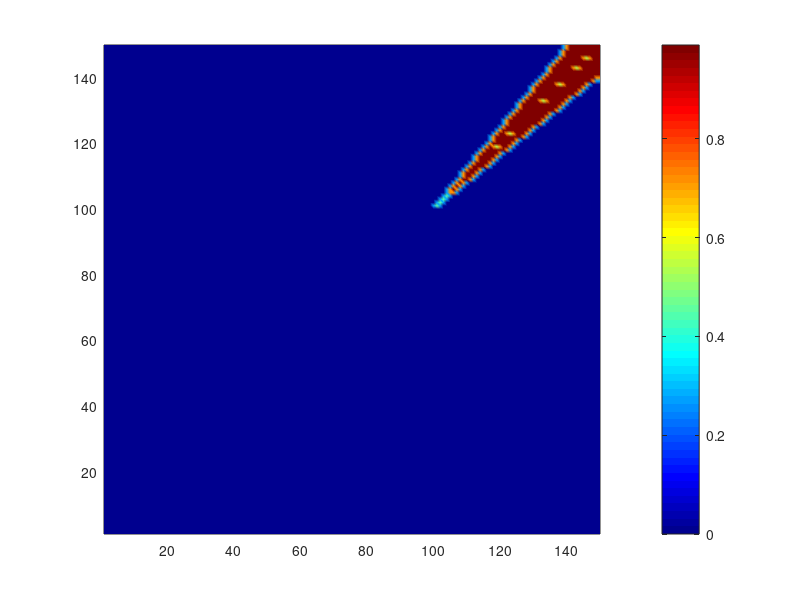

This figure's MATLAB source: (Note: this script raises an error after producing the figure.)
%%%%%%%%%%%%%%%%%%%%%%%%%%%%%%%%%%%%%%%%%%%%%%%%%%%%%%%%%%%%%%%%%%%
% We attempt to simulate u_t = u_xx + e^2*u_yy + f(u) using finite
% difference approximations.
%
% Solve: u_t = u_{xx} + epsilon^2*u_{yy} + u(1-u)
% Approximation:
% u(t_i + t_delta, x) = u(t_i, x) + t_delta / h^2 [ \sum u(t_i, x + h_e) - 2nu(t_i, x) ]
%                       + t_delta * u(1-u)
%
% NOTES:
%       1. To animate, you may have to increase your JVM heap size
%          by going to Preferences > General > Java Heap Memory
%%%%%%%%%%%%%%%%%%%%%%%%%%%%%%%%%%%%%%%%%%%%%%%%%%%%%%%%%%%%%%%%%%%

clc; close all; clear;

% -----------------------------------------------------------------

COMPACT_SUPPORT = 0;
WEDGE           = 1;

INITIAL_DATA_TYPE = WEDGE;        % set to the type of initial condition
                                            % we want to simulate

%%%%%%%%%%%%%%%%%%%%%%%%%%%%%%%%%%%%%%%%%%%%%%%%%%%%%%%%%%%%%%%%%%%
% Initialize parameters
%%%%%%%%%%%%%%%%%%%%%%%%%%%%%%%%%%%%%%%%%%%%%%%%%%%%%%%%%%%%%%%%%%%


d = 2;                  % working in R^2
n = 150;                % simulation grid size
h = 1;                  % mesh width

% We want t_delta \approx h^2 where n is the mesh size. This cancels out
% some ugly constant factors in the update equation.
t_delta = h^2;          % time increment
time = 120;              % number of steps to simulate. time * t_delta is the total "unit time"
f = zeros(n / h);       % growth rate
epsilon = 0.1;
gamma = 0.3;            % dampen the gradient

% Parameters for compactly supported initial condition.
v0 = 9E-1;              % some small nonzero intial value

% Parameters for wedge initial condition direction.
p = [100 100];                % specify the base point of our wedge
v = [1 1];                    % specify the vector which determines wedge direction
theta = pi / 30;               % angle within which you want to set up the wedge

%%%%%%%%%%%%%%%%%%%%%%%%%%%%%%%%%%%%%%%%%%%%%%%%%%%%%%%%%%%%%%%%%%%
% Initial conditions
%%%%%%%%%%%%%%%%%%%%%%%%%%%%%%%%%%%%%%%%%%%%%%%%%%%%%%%%%%%%%%%%%%%

N = n / h;              % mesh size
u = zeros(N);           % the matrix ``u`` will hold our simulated values for the solution
grad = 0 * u;           % we'll store the neighbor_average in this term
                        % TODO(ansh): rename to ``neighbors``

% Nonzero on a compact set

% Nonzero on a centered square.
if INITIAL_DATA_TYPE == COMPACT_SUPPORT
  u(N/2, N/2) = v0; u(N/2 + 1, N/2) = v0; u(N/2, N/2 + 1) = v0; u(N/2 - 1, N/2 + 1) = v0;
end

if INITIAL_DATA_TYPE == WEDGE
  tolerance = cos(theta);       % sepcify the degree around the vector which we want nonzero
  for i = -N:1:N
    for j = -N:1:N
      cos_ = ([i j] * v') / (norm([i j]) * norm(v));
      if tolerance < cos_ && cos_ < 1                   % make sure our [i j] are within the wedge
        i_p = i + p(1);
        j_p = j + p(2);
        if 1 <= i_p && i_p <= N && 1 <= j_p && j_p <= N
          u(i + p(1),j + p(2)) = v0;
        end
      end
    end
  end
end

%%%%%%%%%%%%%%%%%%%%%%%%%%%%%%%%%%%%%%%%%%%%%%%%%%%%%%%%%%%%%%%%%%%
% Animation initialization
%%%%%%%%%%%%%%%%%%%%%%%%%%%%%%%%%%%%%%%%%%%%%%%%%%%%%%%%%%%%%%%%%%%
figure
filename = sprintf('output/kpp_v_%d_%d_theta_%.2f_p_%d_%d.gif',...
                    v(1), v(2), theta, p(1), p(2));

%%%%%%%%%%%%%%%%%%%%%%%%%%%%%%%%%%%%%%%%%%%%%%%%%%%%%%%%%%%%%%%%%%%
% Run simulation
%%%%%%%%%%%%%%%%%%%%%%%%%%%%%%%%%%%%%%%%%%%%%%%%%%%%%%%%%%%%%%%%%%%

% Indices using which we can represent the "inner" terms of the matrix
I = 2:N-1; J = 2:N-1;

for step=1:time
  grad(I, J) = u(I, J - 1) + u(I, J + 1) + epsilon^2*u(I - 1, J) + epsilon^2*u(I + 1, J);
  u(I, J) = u(I, J) + gamma * (t_delta / h^2) * (grad(I, J) - 2*(epsilon^2 + 1)*u(I, J)) + t_delta*(u(I,J) .* (1 - u(I,J)));
  u(1, :) = u(2, :); u(N, :) = u(N-1, :); u(:, 1) = u(:, 2); u(:, N) = u(:, N-1);

  % normalize so that no value in the solution goes beyond 1
  for i = 1:N
    for j = 1:N
      if u(i, j) > 1
        u(i, j) = 1;
      end
    end
  end

  pcolor(u); shading interp;
  colorbar; colormap jet;
  drawnow;

  % Append the current frame to the animation
  frame = getframe(1);
  im = frame2im(frame);
  [A, map] = rgb2ind(im, 256);
  if step == 1
    imwrite(A, map, filename, 'gif', 'LoopCount', Inf, 'DelayTime', 0.1);
  else
    imwrite(A, map, filename, 'gif', 'WriteMode', 'append', 'DelayTime', 0.1);
  end
end

surf(u);
shading interp; colormap jet;
view([-25 70]);
